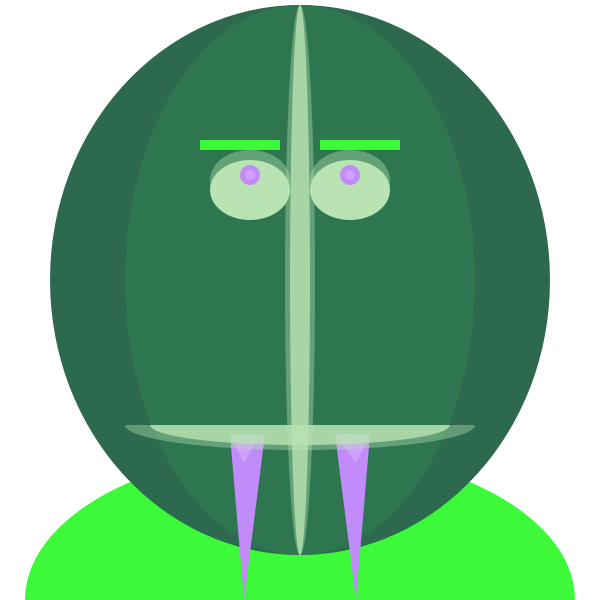
Frame 1 (no input)
Frame 60 (the mouse pressed at the canvas centre just before this capture): identical to frame 1, image omitted
Frame 120 (the mouse held since frame 60 and released just before this capture): identical to frame 1, image omitted

The Processing sketch that drew this single still picture (run headless with seeded random() and noise(); from frame 60 on, the mouse is pressed at the canvas centre):

// Processing sketch: processing_129817
// ── processing_129817.pde

void setup() {

  size(600, 600) ;
}


void draw() {

  println(mouseX + ", " + mouseY) ; 
  background(#FFFFFF) ;
  
 //body 
  noStroke();
  fill(#3CFA3A) ;
  ellipse(300, 600, 550, (300)) ;
  fill(#3CFA3A) ;
  ellipse(300, 600, 350, (300)) ;
  
    
//head  
  noStroke();
  fill(#2D694F) ;
  ellipse(300, 280, 500, (550)) ;
  fill(#2D764F) ;
  ellipse(300, 280, 350, (550)) ; 
  
  
//eye  
    noStroke() ;
    fill(#B9E3B3) ;
    ellipse(250, 190, 80, 60) ; 
    noStroke() ;
    fill(#B9E3B3, 100) ;
    ellipse(250, 180, 80, 60) ; 
    noStroke() ;
    fill(#B9E3B3) ;
    ellipse(350, 190, 80, 60) ; 
     noStroke() ;
    fill(#B9E3B3, 100) ;
    ellipse(350, 180, 80, 60) ; 
//pupil    
    noStroke() ;
    fill(#C28BFA) ;
    ellipse(250, 175, 20, 20) ; 
    fill(#CFA0FF) ;
    ellipse(250, 175, 10, 10) ;
    noStroke() ;
    fill(#C28BFA) ;
    ellipse(350, 175, 20, 20) ; 
    fill(#CFA0FF) ;
    ellipse(350, 175, 10, 10) ;
//eyebrows    
    fill(#3CFA3A) ;
    rect(200, 140, 80, 10) ;
    fill(#3CFA3A) ;
    rect(320, 140, 80, 10) ; 
 //nose thing    
    noStroke() ;
    fill(#B9E3B3, 100) ;
    ellipse(300, 280, 30, 550) ;
    noStroke() ;
    fill(#B9E3B3, 200) ;
    ellipse(300, 280, 20, 550) ; 

//tooth
    fill(#C28BFA) ; 
    triangle(230, 435, 244, 600, 265, 434) ;
    fill(#CFA0FF) ;
    triangle(230, 435, 244, 463, 260, 434) ;
//tooth
    fill(#C28BFA) ; 
    triangle(370, 435, 356, 600, 335, 434) ;
    fill(#CFA0FF) ;
    triangle(370, 435, 356, 463, 335, 434) ;
// mouth   
    fill(#B9E3B3, 100) ; 
    arc(300, 425, 350, 50, 0, PI - 0);
    fill(#B9E3B3, 200) ;
    arc(300, 425, 300, 40, 0, PI - 0);

}
